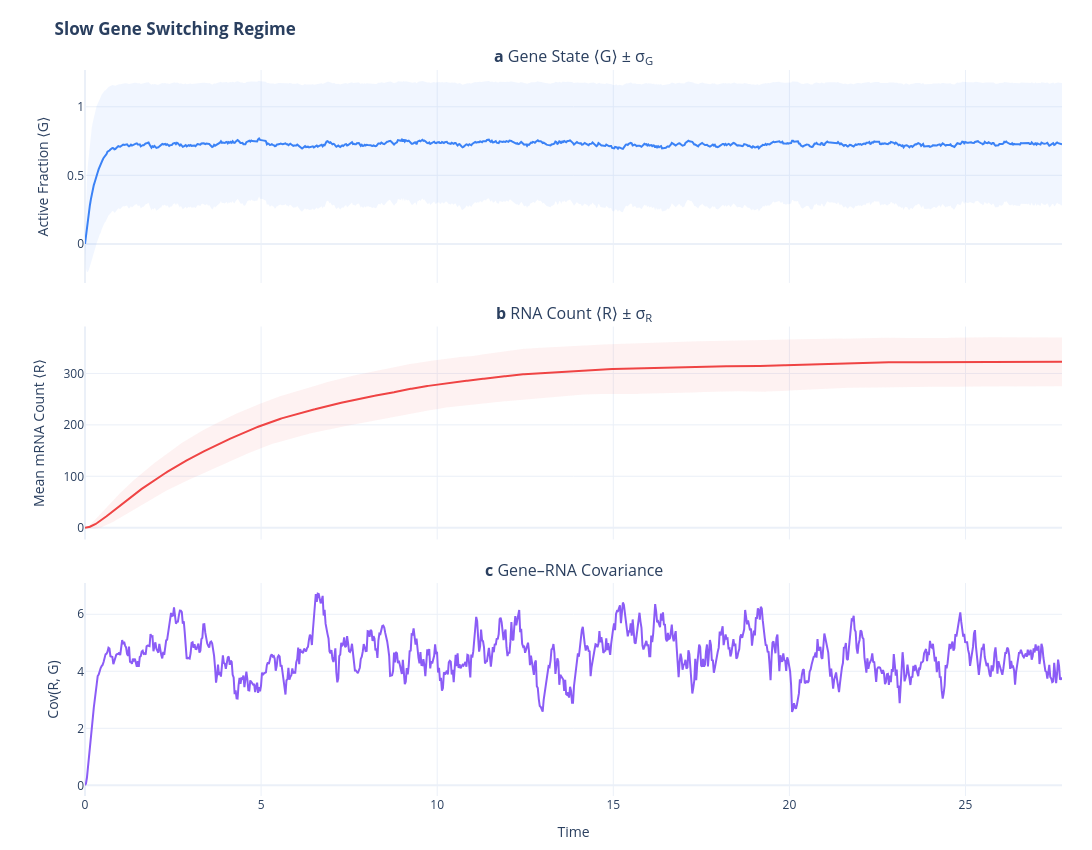
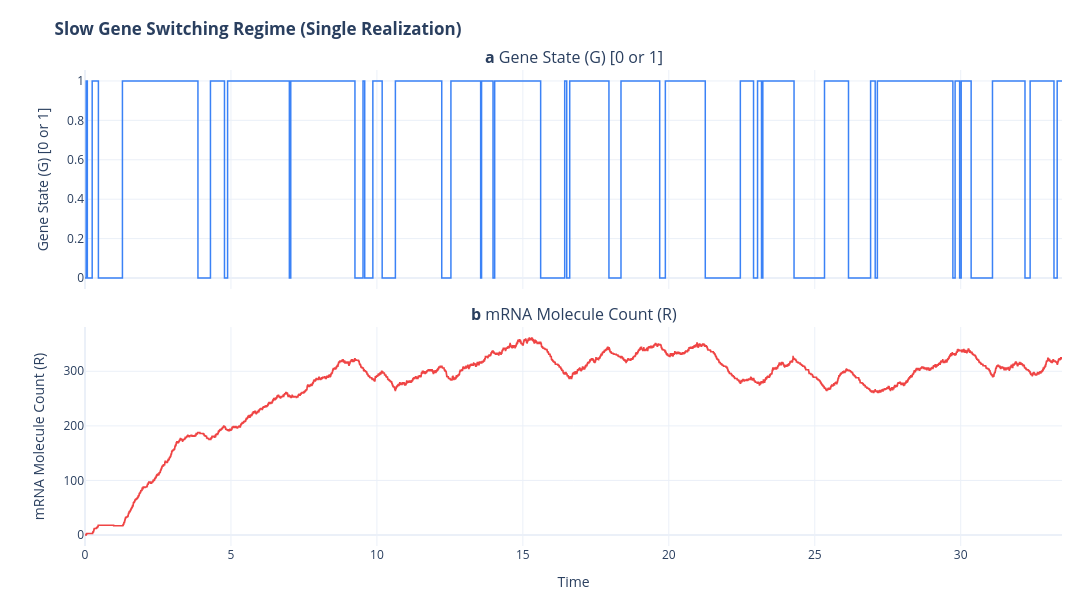

The code cell stored with these charts, in order, in its notebook:
### Markdown cell above
**1a. Slow switching** ($k_{\text{on}}=0.01,\; k_{\text{off}}=0.02 \ll k_{\text{deg}}=0.2$)

Gene rarely flips, so each cell stays locked ON or OFF for a long time →
strong cell-to-cell variability, **wide $\sigma_R$** and **high G–R covariance** .

### Code cell
run_experiment(
    title="Slow Gene Switching Regime",
    k_on=2.7,
    k_off=1,
    k_syn=89.0,
    show_single_trajectory=True
)

### Figure 1 — Plotly figure (JSON) as saved in the notebook; plotly's stock layout.template omitted (floating-point values rounded to 4 significant figures; data arrays with more than 128 entries replaced by an {"elided": "..."} marker saying what was removed)
{"data": [{"hoverinfo": "skip", "line": {"width": 0}, "showlegend": false, "type": "scatter", "x": {"elided": "1000 float values"}, "xaxis": "x", "y": {"elided": "1000 float values"}, "yaxis": "y"}, {"fill": "tonexty", "fillcolor": "rgba(59, 130, 246, 0.07)", "hoverinfo": "skip", "line": {"width": 0}, "showlegend": false, "type": "scatter", "x": {"elided": "1000 float values"}, "xaxis": "x", "y": {"elided": "1000 float values"}, "yaxis": "y"}, {"hovertemplate": "⟨G⟩ = %{y:.3f}<extra></extra>", "line": {"color": "#3B82F6", "width": 2}, "showlegend": false, "type": "scatter", "x": {"elided": "1000 float values"}, "xaxis": "x", "y": {"elided": "1000 float values"}, "yaxis": "y"}, {"hoverinfo": "skip", "line": {"width": 0}, "showlegend": false, "type": "scatter", "x": {"elided": "1000 float values"}, "xaxis": "x2", "y": {"elided": "1000 float values"}, "yaxis": "y2"}, {"fill": "tonexty", "fillcolor": "rgba(239, 68, 68, 0.07)", "hoverinfo": "skip", "line": {"width": 0}, "showlegend": false, "type": "scatter", "x": {"elided": "1000 float values"}, "xaxis": "x2", "y": {"elided": "1000 float values"}, "yaxis": "y2"}, {"hovertemplate": "⟨R⟩ = %{y:.1f}<extra></extra>", "line": {"color": "#EF4444", "width": 2}, "showlegend": false, "type": "scatter", "x": {"elided": "1000 float values"}, "xaxis": "x2", "y": {"elided": "1000 float values"}, "yaxis": "y2"}, {"hovertemplate": "Cov = %{y:.3f}<extra></extra>", "line": {"color": "#8B5CF6", "width": 2}, "showlegend": false, "type": "scatter", "x": {"elided": "1000 float values"}, "xaxis": "x3", "y": {"elided": "1000 float values"}, "yaxis": "y3"}], "layout": {"annotations": [{"font": {"size": 16}, "showarrow": false, "text": "<b>a</b> Gene State ⟨G⟩ ± σ<sub>G</sub>", "x": 0.5, "xanchor": "center", "xref": "paper", "y": 1, "yanchor": "bottom", "yref": "paper"}, {"font": {"size": 16}, "showarrow": false, "text": "<b>b</b> RNA Count ⟨R⟩ ± σ<sub>R</sub>", "x": 0.5, "xanchor": "center", "xref": "paper", "y": 0.6467, "yanchor": "bottom", "yref": "paper"}, {"font": {"size": 16}, "showarrow": false, "text": "<b>c</b> Gene–RNA Covariance", "x": 0.5, "xanchor": "center", "xref": "paper", "y": 0.2933, "yanchor": "bottom", "yref": "paper"}], "height": 850, "hovermode": "x", "margin": {"b": 50, "l": 85, "r": 30, "t": 70}, "title": {"text": "<b>Slow Gene Switching Regime</b>"}, "width": 1100, "xaxis": {"anchor": "y", "domain": [0, 1], "matches": "x3", "showticklabels": false}, "xaxis2": {"anchor": "y2", "domain": [0, 1], "matches": "x3", "showticklabels": false}, "xaxis3": {"anchor": "y3", "domain": [0, 1], "title": {"text": "Time"}}, "yaxis": {"anchor": "x", "domain": [0.7067, 1], "title": {"text": "Active Fraction ⟨G⟩"}}, "yaxis2": {"anchor": "x2", "domain": [0.3533, 0.6467], "title": {"text": "Mean mRNA Count ⟨R⟩"}}, "yaxis3": {"anchor": "x3", "domain": [0, 0.2933], "title": {"text": "Cov(R, G)"}}}}

### Figure 2 — Plotly figure (JSON) as saved in the notebook; plotly's stock layout.template omitted (floating-point values rounded to 4 significant figures; data arrays with more than 128 entries replaced by an {"elided": "..."} marker saying what was removed)
{"data": [{"hovertemplate": "G = %{y:.0f}<extra></extra>", "line": {"color": "#3B82F6", "shape": "hv", "width": 1.5}, "showlegend": false, "type": "scatter", "x": {"elided": "4001 float values"}, "xaxis": "x", "y": {"elided": "4001 float values"}, "yaxis": "y"}, {"hovertemplate": "R = %{y:.0f}<extra></extra>", "line": {"color": "#EF4444", "shape": "hv", "width": 1.5}, "showlegend": false, "type": "scatter", "x": {"elided": "4001 float values"}, "xaxis": "x2", "y": {"elided": "4001 float values"}, "yaxis": "y2"}], "layout": {"annotations": [{"font": {"size": 16}, "showarrow": false, "text": "<b>a</b> Gene State (G) [0 or 1]", "x": 0.5, "xanchor": "center", "xref": "paper", "y": 1, "yanchor": "bottom", "yref": "paper"}, {"font": {"size": 16}, "showarrow": false, "text": "<b>b</b> mRNA Molecule Count (R)", "x": 0.5, "xanchor": "center", "xref": "paper", "y": 0.46, "yanchor": "bottom", "yref": "paper"}], "height": 600, "hovermode": "x", "margin": {"b": 50, "l": 85, "r": 30, "t": 70}, "title": {"text": "<b>Slow Gene Switching Regime (Single Realization)</b>"}, "width": 1100, "xaxis": {"anchor": "y", "domain": [0, 1], "matches": "x2", "showticklabels": false}, "xaxis2": {"anchor": "y2", "domain": [0, 1], "title": {"text": "Time"}}, "yaxis": {"anchor": "x", "domain": [0.54, 1], "title": {"text": "Gene State (G) [0 or 1]"}}, "yaxis2": {"anchor": "x2", "domain": [0, 0.46], "title": {"text": "mRNA Molecule Count (R)"}}}}
